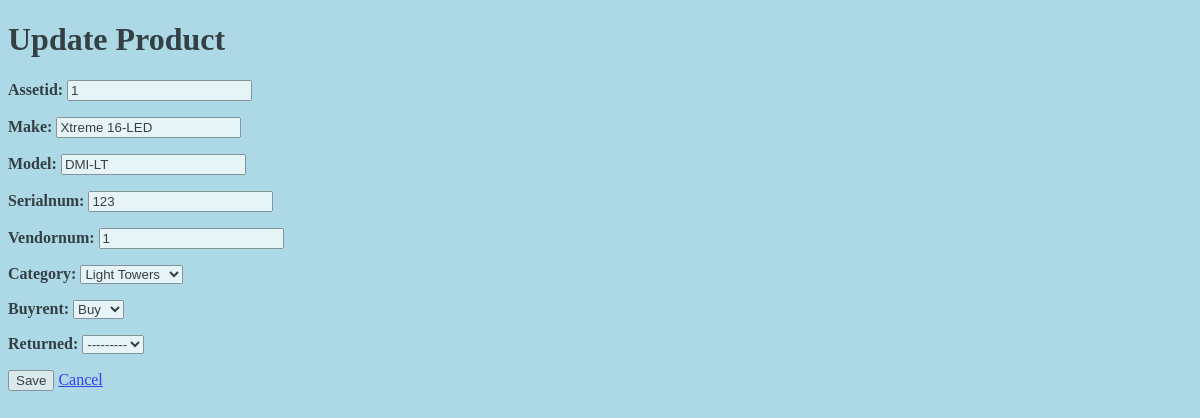
Page /rental/details/2/update/ on the earlier database version.
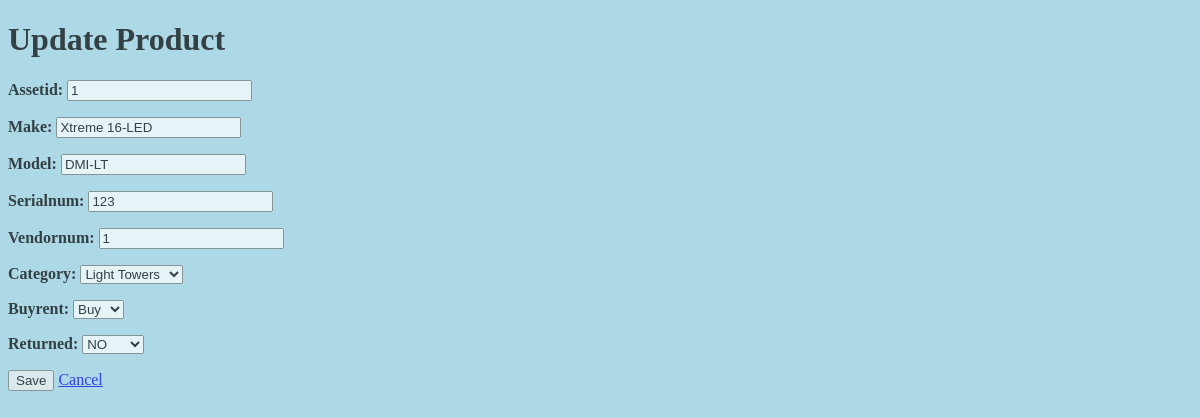
Same page on the later database version.
### rentalsite/models.py (models this page shows, shortened)
class Equipment(models.Model):
    assetid = models.CharField(max_length=200)
    make = models.CharField(max_length=200)
    model = models.CharField(max_length=200)
    serialnum = models.CharField(max_length=200)
    vendornum = models.CharField(max_length=200)
    category = models.CharField(max_length=255, choices=CATEGORY_CHOICES, default="Earth Moving")
    buyrent = models.CharField(max_length=4, choices=(('buy', 'Buy'), ('rent', 'Rent')), default='Buy')
    returned = models.CharField(max_length=3, choices=(('yes', 'YES'), ('no', 'NO')))

### rentalsite/views.py (the view)
# urls.py: path('details/<int:pk>/update/', views.EquipmentUpdate.as_view(), name='update'),
class EquipmentUpdate(UpdateView):
    model = Equipment
    fields = ['assetid', 'make', 'model', 'serialnum', 'vendornum', 'category', 'buyrent', 'returned']
    template_name = 'rentalsite/equipment_update.html'
    success_url = reverse_lazy('rentalsite:modules')

### rentalsite/templates/rentalsite/equipment_update.html (shortened to what this page needs)
<!DOCTYPE html>
<html>
<h1>Update Product</h1>
<body>
{% block content %}
    <form method="post">{% csrf_token %}
        <b>{{ form.as_p }}</b>
            <button type="submit" value="Save">Save</button>
        <a href="http://127.0.0.1:8000/rental/listpages/" > Cancel </a>
    </form>
{% endblock content %}
</body>
</html>

Differences in the rows shown:
changed Equipment "Xtreme 16-LED": returned "---------" → "NO"
